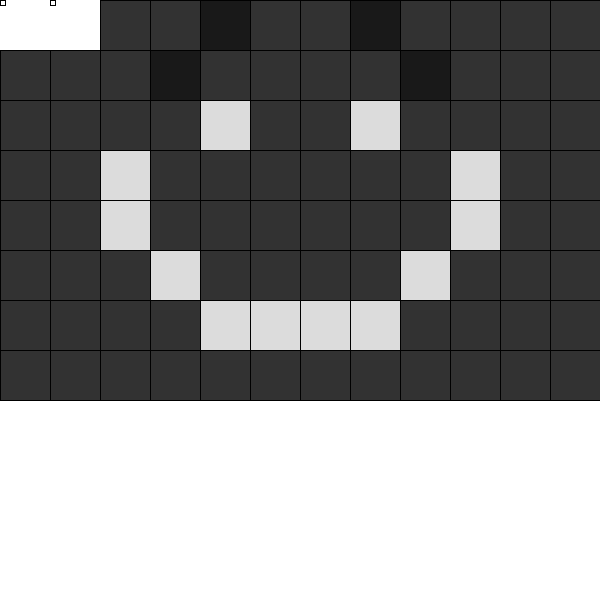
Frame 1 (no input)
Frame 60 (the mouse pressed at the canvas centre just before this capture): identical to frame 1, image omitted
Frame 120 (the mouse held since frame 60 and released just before this capture): identical to frame 1, image omitted

The Processing sketch that drew this single still picture (run headless with seeded random() and noise(); from frame 60 on, the mouse is pressed at the canvas centre):

// Processing sketch: Different_Bricks
// ── Different_Bricks.pde
Block[][] blocks = new Block[8][12];

int[][] level = {
  {3,3,0,0,2,0,0,2,0,0,0,0},
  {0,0,0,2,0,0,0,0,2,0,0,0},
  {0,0,0,0,1,0,0,1,0,0,0,0},
  {0,0,1,0,0,0,0,0,0,1,0,0},
  {0,0,1,0,0,0,0,0,0,1,0,0},
  {0,0,0,1,0,0,0,0,1,0,0,0},
  {0,0,0,0,1,1,1,1,0,0,0,0},
  {0,0,0,0,0,0,0,0,0,0,0,0}
};

void setup() {
  size(600, 600);

  for (int i = 0; i < 12; i++) {
    for (int j = 0; j < 8; j++) {
      if (level[j][i] == 0) {
        blocks[j][i] = new DarkBlock(i, j);
      } else if (level[j][i] == 1){
        blocks[j][i] = new LightBlock(i, j);  
      } else  if(level[j][i] == 2) {
        blocks[j][i] = new RedBlock(i, j); 
      } else if(level[j][i] == 3) {
        blocks[j][i] = new BigBlock(i,j);
      }
    }
  }
}

void draw() {
  background(255);
  for (int i = 0; i < 12; i++) {
    for (int j = 0; j < 8; j++) {
      blocks[j][i].display();
    }
  }
}

void mousePressed() {
}

class Block {
  PVector pos;
  float c;
  float cellsize;

  Block(int row, int col) {
    cellsize = 50;
    pos = new PVector(row * cellsize, col * cellsize);
    float r = random(1);
    if (r > 0.5) {
      c = 230;
    } else {
      c = 50;
    }
  }

  void display() {
    fill(c);
    rect(pos.x, pos.y, cellsize, cellsize);
  }
}

class LightBlock extends Block {
  LightBlock(int row, int col) {
    super(row, col);
    c = 220;
  }
}

class DarkBlock extends Block {
  DarkBlock(int row, int col) {
    super(row, col);
    c = 50;
  }
}

class RedBlock extends Block {
  RedBlock(int row, int col) {
    super(row,col);
    c = 25;
  }
}

class BigBlock extends Block {
  BigBlock(int row, int col) {
    super(row, col);
    cellsize = 5;
    c = 255;
  }
}
